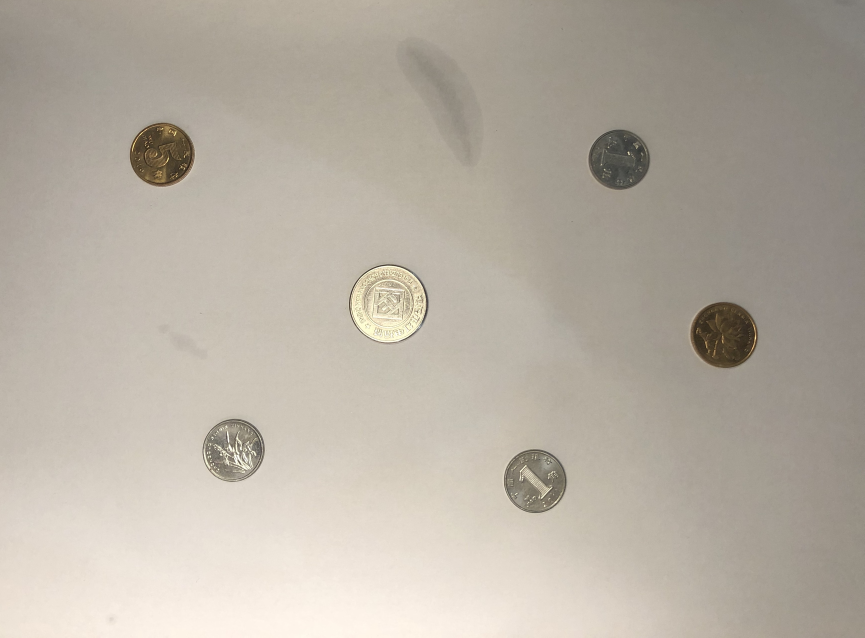
#> input picture Projects/机器视觉实验/钱币检测/images/picture.jpg, 3457 x 2549 px (shown at 1/4 size)
$ python main.py
#> lines starting #> are read from the running program, lines starting #| are printed output that depends on the picture; after the words box and inside, x2 and y2 are one past the last pixel; in counts of white or black regions, pixels touching at a corner belong together
#> further down, image is the input picture: shape (2549, 3457, 3); mean B, G, R 162.8, 174.4, 182.2
### Projects/机器视觉实验/钱币检测/usePackage.py
import cv2 as cv
import numpy as np


def show_img(img):
    """展示图片"""
    cv.imshow('img', img)
    cv.waitKey(0)
    cv.destroyAllWindows()


def rectify_img(img, size):
    """
    将图片调整为合适的大小
    :param img: 原图片
    :param size: 缩放大小
    :return: 缩放后的图片
    """
#> called with size = 850
    height, width, _ = img.shape
#> height = 2549; width = 3457
    factor = height if height > width else width
#> factor = 3457
    factor = size / factor
#> factor = 0.246
    img_resized = cv.resize(img, (int(width * factor), int(height * factor)))
    return img_resized


# [30 lines that do not run on import are left out]

### Projects/机器视觉实验/钱币检测/canny.py
import cv2 as cv
import numpy as np

from usePackage import show_img, rectify_img


class Canny:
    def __init__(self, image, kernal_size, threshold1, threshold2):
        """
        :param image: 输入的图片
        :param kernal_size: 高斯核大小
        :param threshold1: 双阈值法中的高阈值
        :param threshold2: 双阈值法中的低阈值
        """
#> called with kernal_size = 5, threshold1 = 100, threshold2 = 60
        self.ori_image = image
        self.image = image
        self.kernal_size = kernal_size
        self.threshold1 = threshold1
        self.threshold2 = threshold2
        self.height, self.width = image.shape
#> self.height = 626; self.width = 850

        self.orientation = None
        self.magnitude = None

    def grad_magnitude(self):
        """
        calculate magnitude and orientation of gradient
        """
        dx = cv.Sobel(self.image, cv.CV_32F, 1, 0, ksize=3)
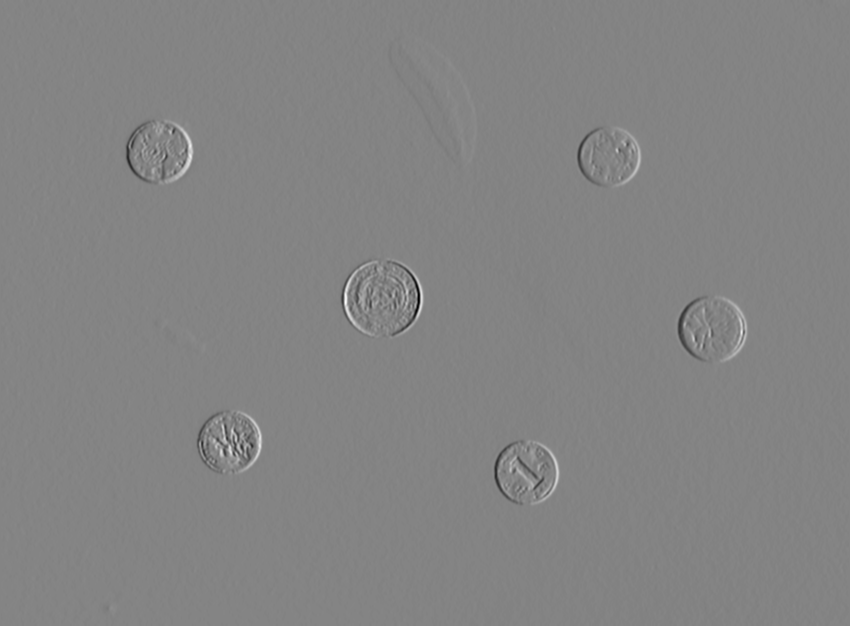
#> dx: shape (626, 850) float32; min -349, max 325, mean -0.4; drawn with min black and max white
        dy = cv.Sobel(self.image, cv.CV_32F, 0, 1, ksize=3)
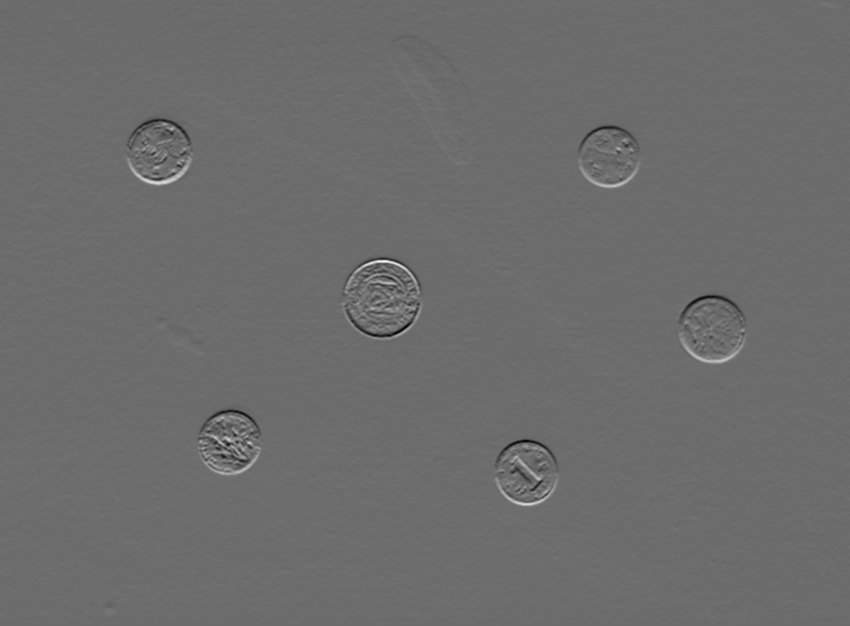
#> dy: shape (626, 850) float32; min -237, max 320, mean 0.8; drawn with min black and max white

        self.magnitude = cv.magnitude(dx, dy).astype(np.uint8)
        self.image = self.magnitude
        self.orientation = cv.phase(dx, dy, angleInDegrees=True)
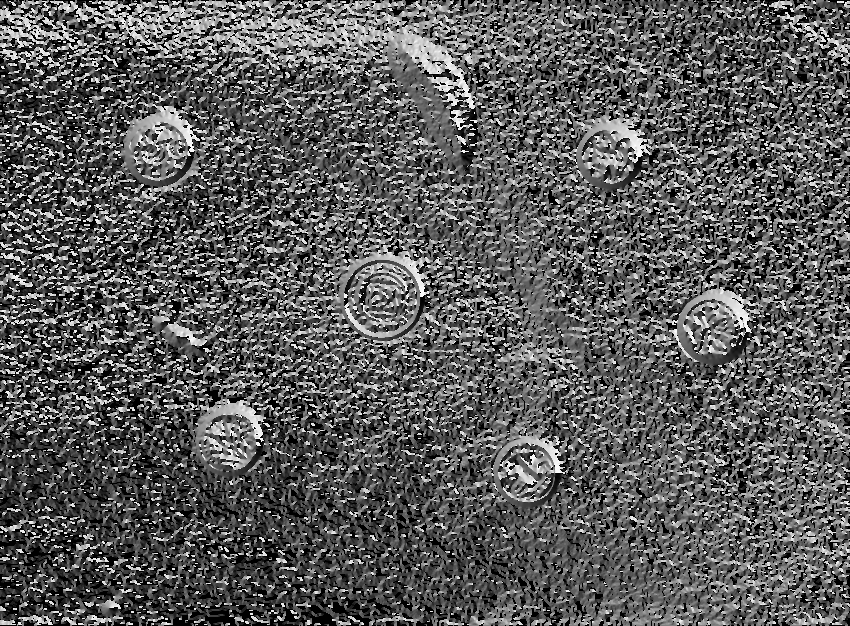
#> self.orientation: shape (626, 850) float32; min 0, max 359.8, mean 128.9; drawn with min black and max white
        # show_img(self.magnitude)

    def Non_maximum_suppression(self):
        self.orientation[self.orientation >= 180] -= 180
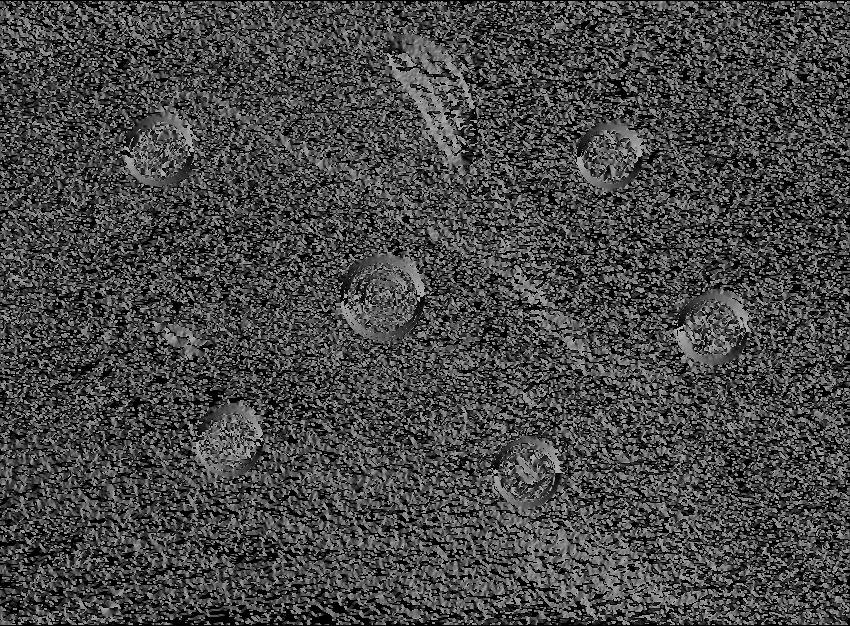
#> self.orientation: shape (626, 850) float32; min 0, max 179.8, mean 70.3
        a, b = 0, 0

        for i in range(1, self.height - 1):
            for j in range(1, self.width - 1):
                if self.orientation[i][j] < 22.5 or self.orientation[i][j] >= 157.5:
                    a, b = self.image[i][j + 1], self.image[i][j - 1]
                elif 22.5 <= self.orientation[i][j] < 67.5:
                    a, b = self.image[i + 1][j + 1], self.image[i - 1][j - 1]
                elif 67.5 <= self.orientation[i][j] < 112.5:
                    a, b = self.image[i + 1][j], self.image[i - 1][j]
                elif 112.5 <= self.orientation[i][j] < 157.5:
                    a, b = self.image[i - 1][j + 1], self.image[i + 1][j - 1]

                if self.image[i][j] < a or self.image[i][j] < b:
                    self.image[i][j] = 0
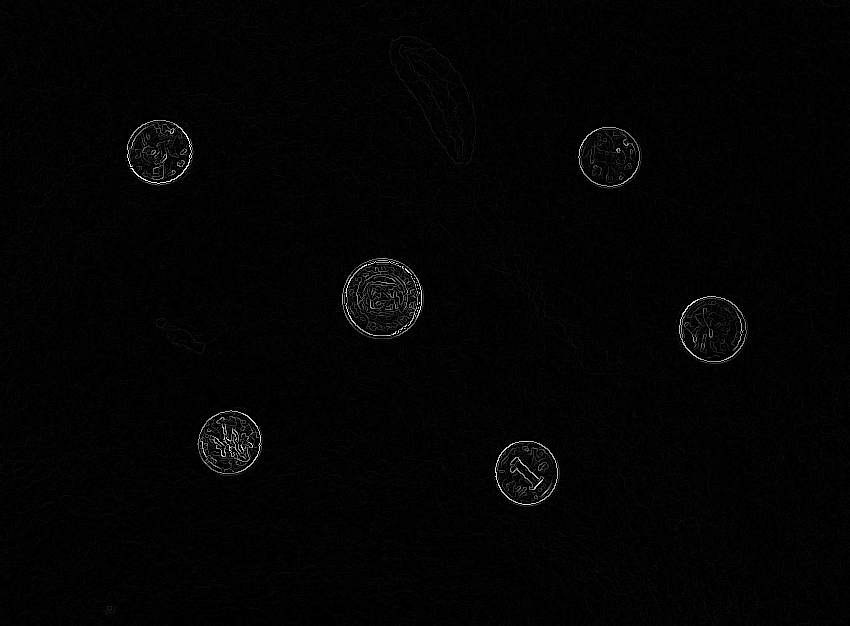
#> self.image: shape (626, 850); min 0, max 255, mean 3.3

        # show_img(self.image)

    def Hysteresis_thresholding(self):
        thresholded = np.zeros((self.height, self.width))

        index = self.magnitude >= self.threshold1
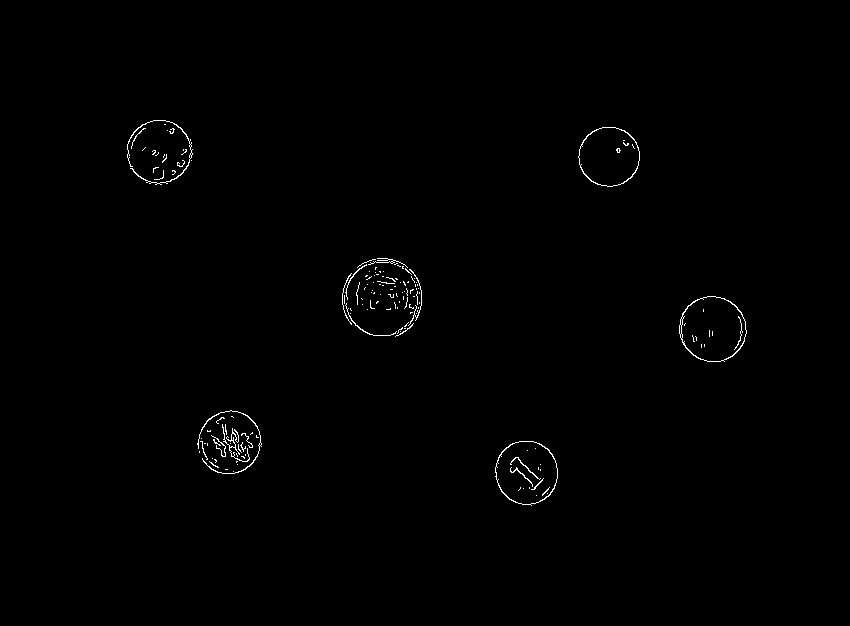
#> index: shape (626, 850) bool; 0.52% white in thin lines or dots, all inside (x1, y1, x2, y2) = (127, 120, 747, 506)
        thresholded[index] = 1

        index = (self.threshold2 < self.magnitude) & (self.magnitude < self.threshold1)
#> index: shape (626, 850) bool; 0.31% white in thin lines or dots, all inside (x1, y1, x2, y2) = (128, 122, 745, 506)
        thresholded[index] = -1

        for i in range(1, self.height - 1):
            for j in range(1, self.width - 1):
                if thresholded[i][j] == -1:
                    if sum([thresholded[x][y] for x in range(i - 1, i + 2) for y in range(j - 1, j + 2)]) > -1:
                        thresholded[i][j] = 1
                    else:
                        thresholded[i][j] = 0

        self.image = np.uint8(thresholded) * 255

    def algorithm(self):
        # Filter image with Gaussian Blur
        self.image = cv.GaussianBlur(self.image, (self.kernal_size, self.kernal_size), 0)
        # Find magnitude and orientation of gradient
        self.grad_magnitude()
        # Thin wide edges down to single pixel width
        self.Non_maximum_suppression()
        # Linking and thresholding
        self.Hysteresis_thresholding()
        return self.image


# [16 lines that do not run on import are left out]

### Projects/机器视觉实验/钱币检测/houghCircle.py
import numpy as np
import math
import cv2 as cv
from canny import Canny
from usePackage import rectify_img, show_img
from tqdm import tqdm


def hough_circle(image, orientation, threshold, minr, maxr, region=5):
#> called with threshold = 300, minr = 30, maxr = 60, region = 5
    h, w = image.shape
#> h = 626; w = 850
    orientation = np.deg2rad(orientation)
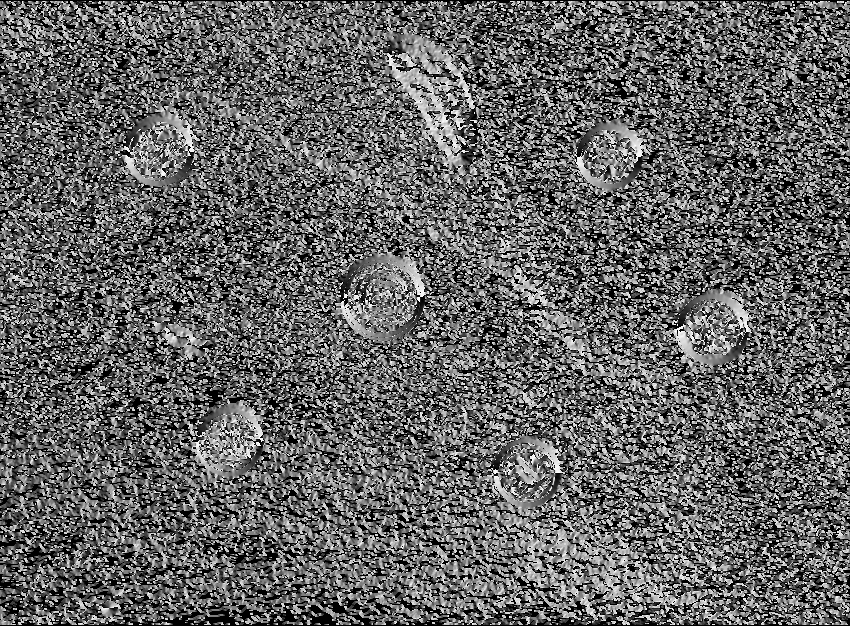
#> orientation: shape (626, 850) float32; min 0, max 3.14, mean 1.23; drawn with min black and max white
    # 限制maxr的大小
    if maxr > int(math.sqrt(h ** 2 + w ** 2)):
        maxr = int(math.sqrt(h ** 2 + w ** 2))

    # 初始化3D投票矩阵
    vote_matrix = np.zeros((maxr, h, w), dtype=np.int32)

    # 每一个edge point下标及方向
    edge_sub = np.argwhere(image)
#> edge_sub = 3160 pairs, first value 120 to 505, second value 127 to 746
    edge_orient = np.array([orientation[i, j] for i, j in edge_sub])
#> edge_orient = 3160 values, max 3.14 at index 1681, min 0 at index 1141, mean 1.58

    # 并行计算加速
    for r in tqdm(range(minr, maxr)):
        x = np.array([])
        y = np.array([])

        # 数组坐标[i,j]，opencv坐标为[j,i]
        x = np.append(x, edge_sub[:, 0] + r * np.sin(edge_orient))
        x = np.append(x, edge_sub[:, 0] - r * np.sin(edge_orient))
        y = np.append(y, edge_sub[:, 1] + r * np.cos(edge_orient))
        y = np.append(y, edge_sub[:, 1] - r * np.cos(edge_orient))

        # 将坐标拼接起来，以便投票
        hough_coor = np.dstack((x, y))
        hough_coor = hough_coor.reshape(-1, 2).astype(np.uint32)

        for i, j in hough_coor:
            if 0 <= i < h and 0 <= j < w:
                vote_matrix[r, i, j] += 1

    # vote_img = np.sum(vote_matrix, axis=0)
    # vote_img = np.uint8(vote_img * 3)
    # show_img(vote_img)

    circles = []
    votes = []

    # 筛选出适合的圆
    for k in range(math.ceil((maxr - minr) / region)):
        for i in range(math.ceil(h / region)):
            for j in range(math.ceil(w / region)):
                vote = np.sum(vote_matrix[k * region + minr:(k + 1) * region + minr,
                              i * region:(i + 1) * region, j * region:(j + 1) * region])
                if vote > threshold:
                    votes.append(vote)
                    circles.append([i * region + region // 2, j * region + region // 2,
                                    minr + k * region + region // 2])
#> after the loop, circles = [[152, 157, 32], [152, 162, 32], [157, 607, 32], [292, 387, 32], [327, 712, 32], [442, 227, 32], [442, 232, 32], [472, 527, 32], [297, 377, 37], [297, 382, 37], [302, 382, 37], [297, 377, 42], [297, 382, 42], [302, 382, 42]]; votes = [663, 330, 550, 348, 918, 511, 349, 755, 400, 930, 307, 343, 502, 355]

    final_circles = circles[:]
#> final_circles has the same summary as circles
    # 圆心相邻则选投票数最多的点
    for i in range(len(circles)):
        for j in range(len(circles)):
            x1, y1, r1 = circles[i]
            x2, y2, r2 = circles[j]
            if math.sqrt((x1 - x2) ** 2 + (y1 - y2) ** 2) < 20 and votes[i] < votes[j] and circles[i] in final_circles:
                final_circles.remove(circles[i])
#> this loop made 14 passes
#> after the loop, final_circles = [[152, 157, 32], [157, 607, 32], [327, 712, 32], [442, 227, 32], [472, 527, 32], [297, 382, 37]]

    return final_circles

### Projects/机器视觉实验/钱币检测/main.py
import cv2 as cv
import numpy as np
import time

from canny import Canny
from houghCircle import hough_circle
from usePackage import rectify_img, show_img

if __name__ == "__main__":
    image = cv.imread("images/picture.jpg")
    resized_img = rectify_img(image, 850)
    # 转换成灰度图
    gray_img = cv.cvtColor(resized_img, cv.COLOR_BGR2GRAY)

    # canny算法
    print("Canny Algorithm...")
    canny = Canny(gray_img, 5, 100, 60)
    edge_img = canny.algorithm()
    # show_img(edge_img)

    # 霍夫变换
    print("Hough Transform...")
    circles = hough_circle(edge_img, canny.orientation, 300, 30, 60)
#> circles has the same summary as final_circles in hough_circle
    for x, y, r in circles:
        print(f"Circle center :({y}, {x}), Radius: {r}")
        cv.circle(resized_img, (y, x), r, (0, 255, 0), 2)
#> this loop made 6 passes
#| Circle center :(157, 152), Radius: 32
#| Circle center :(607, 157), Radius: 32
#| Circle center :(712, 327), Radius: 32
#| Circle center :(227, 442), Radius: 32
#| Circle center :(527, 472), Radius: 32
#| Circle center :(382, 297), Radius: 37

    show_img(resized_img)
